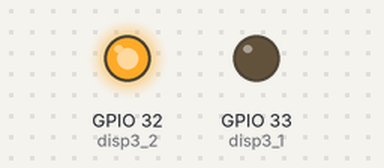
Recording of a sketch running on a simulated ESP32. Shown: output pins drawn as LEDs (lit = HIGH).

Above: at 1.5 s.
At 3.5 s:
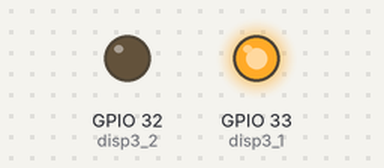
Timing chart, 0 to 5.2 s (numbered marks = the images above):
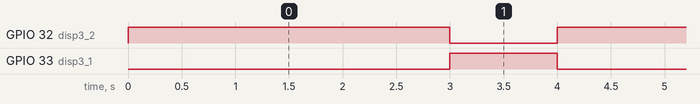

The sketch:

geld_dispencer_1.ino
```cpp
#define disp1_1 25
#define disp1_2 26
#define disp2_1 14
#define disp2_2 27
#define disp3_1 33
#define disp3_2 32

// 33 32 14 27

void setup() {
  // pinMode(disp1_1, OUTPUT);
  // pinMode(disp1_2, OUTPUT);
  // pinMode(disp2_1, OUTPUT);
  // pinMode(disp2_2, OUTPUT);
  pinMode(disp3_1, OUTPUT);
  pinMode(disp3_2, OUTPUT);

  stop(4);
}


void loop() {
  push(1);
  push(2);
  push(3);
  delay(3000);
  pull(1);
  pull(2);
  pull(3);
  delay(1000);
  // stop(4);
  // delay(2000);
}

void push(int dispenser){
  switch(dispenser) {
    case 1:
      digitalWrite(disp1_1, LOW);
      digitalWrite(disp1_2, HIGH);
      break;
    case 2:
      digitalWrite(disp2_1, LOW);
      digitalWrite(disp2_2, HIGH);
      break;
    case 3:
      digitalWrite(disp3_1, LOW);
      digitalWrite(disp3_2, HIGH);
      break;
  }
}

void pull(int dispenser){
  switch(dispenser) {
    case 1:
      digitalWrite(disp1_1, HIGH);
      digitalWrite(disp1_2, LOW);
      break;
    case 2:
      digitalWrite(disp2_1, HIGH);
      digitalWrite(disp2_2, LOW);
      break;
    case 3:
      digitalWrite(disp3_1, HIGH);
      digitalWrite(disp3_2, LOW);
      break;
  }
}

void stop(int dispenser){
  switch(dispenser) {
    case 1:
      digitalWrite(disp1_1, LOW);
      digitalWrite(disp1_2, LOW);
      break;
    case 2:
      digitalWrite(disp2_1, LOW);
      digitalWrite(disp2_2, LOW);
      break;
    case 3:
      digitalWrite(disp3_1, LOW);
      digitalWrite(disp3_2, LOW);
      break;
    case 4:
      digitalWrite(disp1_1, LOW);
      digitalWrite(disp1_2, LOW);
      digitalWrite(disp2_1, LOW);
      digitalWrite(disp2_2, LOW);
      digitalWrite(disp3_1, LOW);
      digitalWrite(disp3_2, LOW);
      break;
  }
}
```

Measured:
- by itself, GPIO 32 (disp3_2): alternates HIGH for 3.0 s and LOW for 1.0 s
- by itself, GPIO 33 (disp3_1): alternates HIGH for 1.0 s and LOW for 3.0 s
